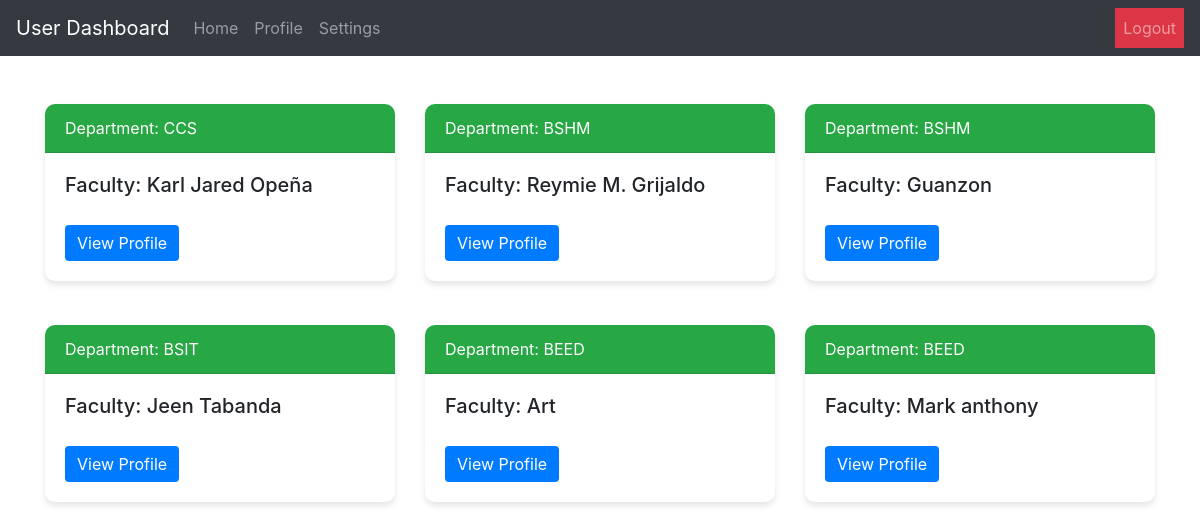
Page /userview.php (signed in) on the committed database.
### tables this page shows
CREATE TABLE `tbluser` (
  `user_id` varchar(225) NOT NULL,
  `Fullname` varchar(225) NOT NULL,
  `Department` varchar(225) NOT NULL,
  `username` varchar(225) DEFAULT NULL,
  `password` varchar(225) DEFAULT NULL,
  `user_type` varchar(225) NOT NULL
);

### userview.php (the view, shortened to what this page needs)
<!DOCTYPE html>
<html lang="en">
<head>
    <link rel="stylesheet" href="https://stackpath.bootstrapcdn.com/bootstrap/4.5.2/css/bootstrap.min.css">
</head>
<body>
    <nav class="navbar navbar-expand-lg navbar-dark bg-dark">
        <a class="navbar-brand" href="#">User Dashboard</a>
        <div class="collapse navbar-collapse" id="navbarSupportedContent">
          <ul class="navbar-nav mr-auto">
            <li class="nav-item">
              <a class="nav-link" href="#">Home</a>
            </li>
            <li class="nav-item">
              <a class="nav-link" href="#">Profile</a>
            </li>
            <li class="nav-item">
              <a class="nav-link" href="#">Settings</a>
            </li>
          </ul>
          <ul class="navbar-nav">
            <li class="nav-item">
              <a class="nav-link logout-btn" href="logout.php">Logout</a>
            </li>
          </ul>
        </div>
    </nav>
    <div class="container mt-5 mb-5">
        <div class="row">
            <?php
            $result = mysqli_connect('localhost', 'root', '', 'classrecord');
            $query = "SELECT tbluser.*, images.image_data, images.image_name, images.image_type FROM tbluser LEFT JOIN images ON tbluser.user_id = images.user_id WHERE tbluser.user_type = 'user'";
            $result1 = mysqli_query($result, $query);
            while ($row = mysqli_fetch_assoc($result1)) {
                echo '
                <div class="col-lg-4 col-md-6 mb-4">
                    <div class="card">
                        <div class="card-header text-white">
                            Department: ' . $row['Department'] . '
                        </div>
                        <div class="card-body">
                            <h5 class="card-title">Faculty: ' . $row['Fullname'] . '</h5>';
                echo '
                            <a href="classinfo.php?user_id=' . $row['user_id'] . '" class="btn btn-primary mt-3">View Profile</a>
                        </div>
                    </div>
                </div>';
            }
            ?>
        </div>
    </div>
</body>
</html>

### userview.php (style rules this page uses)
.card { border: none; border-radius: 10px; box-shadow: 0 4px 6px rgba(0, 0, 0, 0.1); margin-bottom: 20px; }
.card .card-header { background-color: #28a745; border-radius: 10px 10px 0 0; }
.card .card-body { padding: 20px; }
.card .btn-primary { background-color: #007bff; border: none; }
.logout-btn { background-color: #dc3545; border-color: #dc3545; }

### rows in the picture
tbluser: Department "CCS", Fullname "Karl Jared Opeña"
tbluser: Department "BSHM", Fullname "Reymie M. Grijaldo"
tbluser: Department "BSHM", Fullname "Guanzon"
tbluser: Department "BSIT", Fullname "Jeen Tabanda"
tbluser: Department "BEED", Fullname "Art"
tbluser: Department "BEED", Fullname "Mark anthony"
